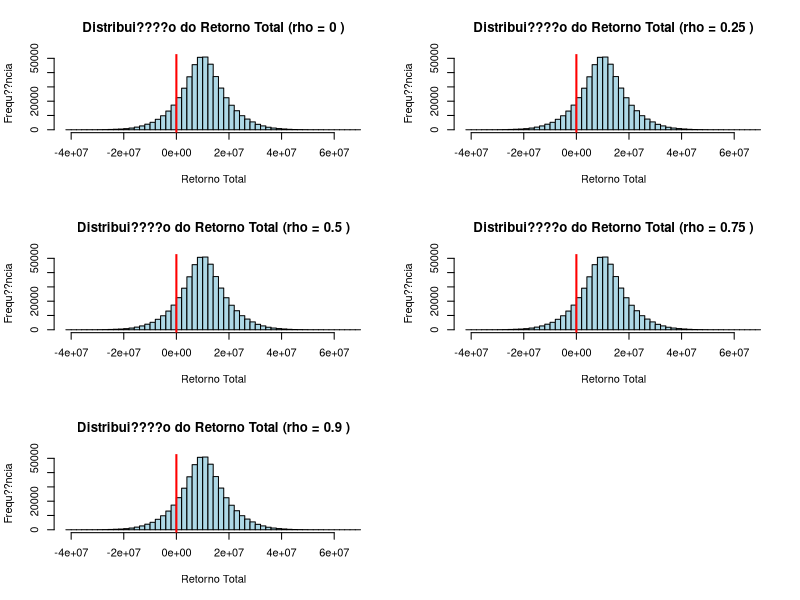

Here is the R script that generated this plot:
# Instalar e carregar o pacote MASS
if (!require(MASS)) install.packages("MASS")
library(MASS)

# Definir os par??metros do problema
n <- 10
mu <- 1e6
sigma <- 1.3e6
num_simulacoes <- 100000
rho_values <- c(0, 0.25, 0.5, 0.75, 0.9)

# Fun????o para calcular a probabilidade de perda e retornar os retornos totais
calc_probabilidade_perda <- function(rho) {
  # Matriz de correla????o
  R <- matrix(rho, n, n)
  diag(R) <- 1
  
  # Vetor de desvios padr??o
  s <- rep(sigma, n)
  
  # Matriz de covari??ncia
  S <- diag(s)
  CV <- S %*% R %*% S
  
  # Gerando amostras normais correlacionadas
  amostras <- mvrnorm(num_simulacoes, mu = rep(mu, n), Sigma = CV)
  
  # Calculando os retornos totais
  retornos_totais <- rowSums(amostras)
  
  # Calculando a probabilidade de perda (retorno total < 0)
  probabilidade_perda <- mean(retornos_totais < 0)
  
  return(list(probabilidade_perda = probabilidade_perda, retornos_totais = retornos_totais))
}

# Criar um dataframe para armazenar os resultados
resultados <- data.frame()

# Gerar os retornos totais e a probabilidade de perda para cada valor de correla????o
for (rho in rho_values) {
  resultado <- calc_probabilidade_perda(rho)
  retornos <- resultado$retornos_totais
  probabilidade_perda <- resultado$probabilidade_perda
  
  # Armazenar os resultados no dataframe
  resultados <- rbind(resultados, data.frame(retornos, rho = rho, probabilidade_perda = probabilidade_perda))
}

# Criar os histogramas para cada valor de correla????o
par(mfrow=c(3, 2)) # Configurar layout para m??ltiplos histogramas

for (rho in rho_values) {
  dados_filtro <- subset(resultados, rho == rho)$retornos
  
  # Criar histograma com marca????es
  hist(dados_filtro, breaks = 50, 
       xlab = "Retorno Total", 
       ylab = "Frequ??ncia", 
       main = paste("Distribui????o do Retorno Total (rho =", rho, ")"),
       col = "lightblue", border = "black")
  
  abline(v = 0, col = "red", lwd = 2)
}

# Resetar layout para um ??nico gr??fico
par(mfrow=c(1, 1))
